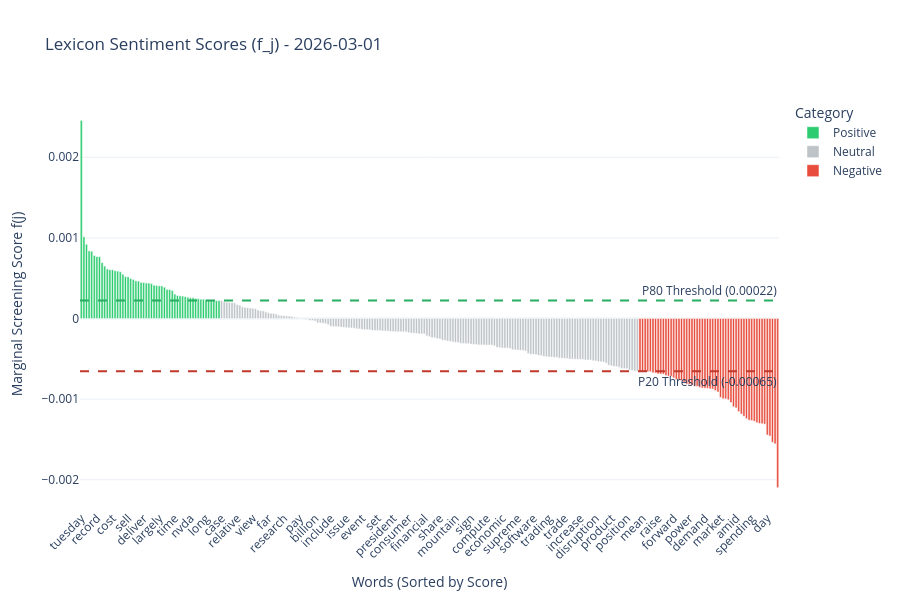

The notebook cell saved with this chart:
### Markdown cell above
#### Vizualization

### Code cell
# Visualisation pour attaque d'Israel et USA en Iran:
visualize_daily_lexicon("2026-03-01")

### Figure 1 — Plotly figure (JSON) as saved in the notebook; plotly's stock layout.template omitted (floating-point values rounded to 4 significant figures; data arrays with more than 128 entries replaced by an {"elided": "..."} marker saying what was removed)
{"data": [{"hovertemplate": "Category=Positive<br>Financial Terms=%{x}<br>Score f(j)=%{y:.5f}<extra></extra>", "legendgroup": "Positive", "marker": {"color": "#2ecc71", "pattern": {"shape": ""}}, "name": "Positive", "orientation": "v", "showlegend": true, "textposition": "auto", "type": "bar", "x": ["tuesday", "surge", "great", "compare", "policy", "recent", "record", "away", "gain", "announcement", "hit", "start", "cost", "million", "talk", "value", "help", "opportunity", "sell", "likely", "receive", "grow", "recently", "decline", "deliver", "meta", "deal", "people", "october", "sale", "largely", "place", "outlook", "make", "drive", "drop", "time", "level", "accord", "america", "number", "center", "nvda", "end", "note", "medium", "job", "alphabet", "long", "parent", "donald", "large", "profit", "technology"], "xaxis": "x", "y": [0.002457, 0.001013, 0.00092, 0.0008391, 0.0008333, 0.0007808, 0.0007676, 0.0007669, 0.0006934, 0.0006499, 0.0006145, 0.0006048, 0.0006048, 0.0005927, 0.0005877, 0.0005791, 0.0005488, 0.0005196, 0.0005174, 0.0004956, 0.0004843, 0.0004668, 0.0004633, 0.0004482, 0.000445, 0.0004404, 0.0004392, 0.0004318, 0.0004128, 0.0004089, 0.000405, 0.0004043, 0.0003879, 0.0003603, 0.0003583, 0.0003471, 0.0003028, 0.0002854, 0.0002803, 0.0002787, 0.0002709, 0.0002632, 0.0002577, 0.0002565, 0.000248, 0.0002452, 0.0002394, 0.0002394, 0.0002336, 0.0002309, 0.0002251, 0.0002239, 0.0002223, 0.0002223], "yaxis": "y"}, {"hovertemplate": "Category=Neutral<br>Financial Terms=%{x}<br>Score f(j)=%{y:.5f}<extra></extra>", "legendgroup": "Neutral", "marker": {"color": "#bdc3c7", "pattern": {"shape": ""}}, "name": "Neutral", "orientation": "v", "showlegend": true, "textposition": "auto", "type": "bar", "x": {"elided": "161 str values"}, "xaxis": "x", "y": {"elided": "161 float values"}, "yaxis": "y"}, {"hovertemplate": "Category=Negative<br>Financial Terms=%{x}<br>Score f(j)=%{y:.5f}<extra></extra>", "legendgroup": "Negative", "marker": {"color": "#e74c3c", "pattern": {"shape": ""}}, "name": "Negative", "orientation": "v", "showlegend": true, "textposition": "auto", "type": "bar", "x": ["analyst", "mean", "tell", "rise", "datum", "base", "cash", "raise", "term", "wall", "create", "spend", "good", "forward", "head", "lead", "stock", "customer", "potential", "power", "investor", "believe", "concern", "chip", "near", "demand", "investment", "company", "margin", "guidance", "multiple", "market", "artificial", "street", "point", "major", "giant", "amid", "early", "intelligence", "key", "month", "valuation", "spending", "strategy", "nvidia", "service", "free", "friday", "day", "ai", "report", "strong", "thursday"], "xaxis": "x", "y": [-0.0006551, -0.0006586, -0.0006586, -0.0006598, -0.0006598, -0.000673, -0.0006757, -0.0006875, -0.0006893, -0.0006905, -0.0007065, -0.0007146, -0.0007169, -0.0007368, -0.0007578, -0.0007597, -0.0007688, -0.0007893, -0.0008138, -0.0008184, -0.0008248, -0.0008406, -0.0008413, -0.0008545, -0.0008631, -0.0008642, -0.0008653, -0.0008734, -0.0008755, -0.0008938, -0.0009116, -0.0009783, -0.000996, -0.0009967, -0.001008, -0.001042, -0.001095, -0.001109, -0.001155, -0.001184, -0.001212, -0.001242, -0.001261, -0.001266, -0.001274, -0.001292, -0.001301, -0.001305, -0.001311, -0.001445, -0.001458, -0.001536, -0.001555, -0.002098], "yaxis": "y"}], "layout": {"annotations": [{"showarrow": false, "text": "P80 Threshold (0.00022)", "x": 1, "xanchor": "right", "xref": "x domain", "y": 0.0002219, "yanchor": "bottom", "yref": "y"}, {"showarrow": false, "text": "P20 Threshold (-0.00065)", "x": 1, "xanchor": "right", "xref": "x domain", "y": -0.000654, "yanchor": "top", "yref": "y"}], "barmode": "relative", "height": 600, "legend": {"title": {"text": "Category"}, "tracegroupgap": 0}, "shapes": [{"line": {"color": "#27ae60", "dash": "dash"}, "type": "line", "x0": 0, "x1": 1, "xref": "x domain", "y0": 0.0002219, "y1": 0.0002219, "yref": "y"}, {"line": {"color": "#c0392b", "dash": "dash"}, "type": "line", "x0": 0, "x1": 1, "xref": "x domain", "y0": -0.000654, "y1": -0.000654, "yref": "y"}], "title": {"text": "Lexicon Sentiment Scores (f_j) - 2026-03-01"}, "xaxis": {"anchor": "y", "domain": [0, 1], "tickangle": -45, "title": {"text": "Words (Sorted by Score)"}}, "yaxis": {"anchor": "x", "domain": [0, 1], "title": {"text": "Marginal Screening Score f(j)"}}}}
